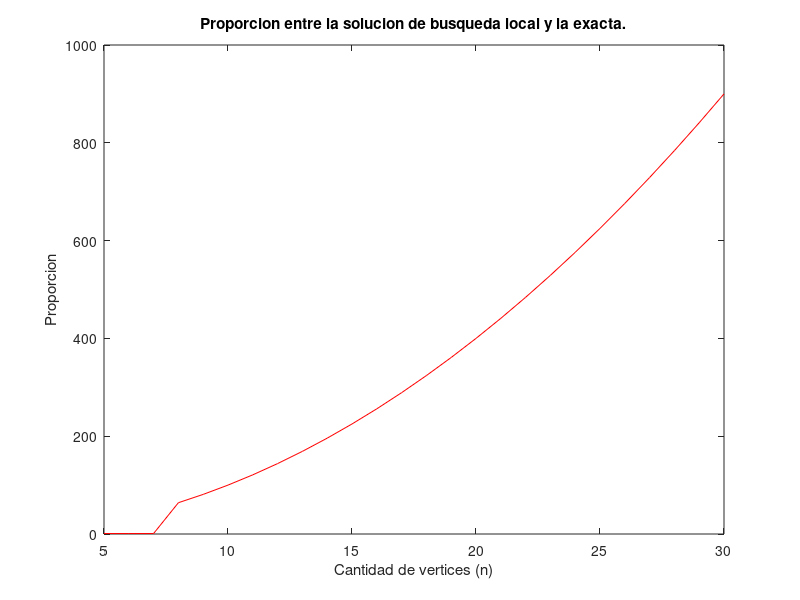
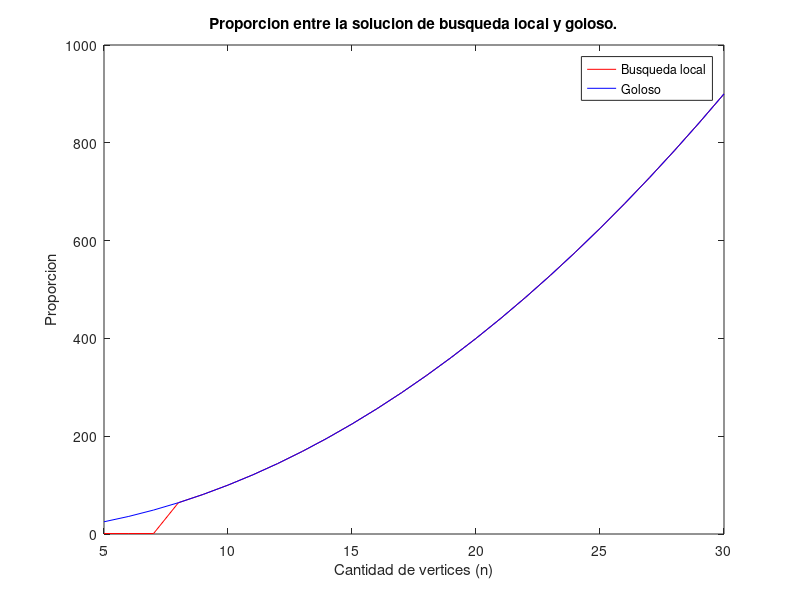

Source code (MATLAB) for these figures, in order:
function graficar_busq_local_proporcion()

  close all;

    datos_goloso = [5 25
6 36
7 49
8 64
9 81
10 100
11 121
12 144
13 169
14 196
15 225
16 256
17 289
18 324
19 361
20 400
21 441
22 484
23 529
24 576
25 625
26 676
27 729
28 784
29 841
30 900];
  
  datos = [5 1
6 1
7 1
8 64
9 81
10 100
11 121
12 144
13 169
14 196
15 225
16 256
17 289
18 324
19 361
20 400
21 441
22 484
23 529
24 576
25 625
26 676
27 729
28 784
29 841
30 900];


  figure;
  plot(datos(:,1), datos(:,2), 'r');
  hold on;
  title('Proporcion entre la solucion de busqueda local y la exacta.');
  xlabel('Cantidad de vertices (n)');
  ylabel('Proporcion');
  saveas(gca, ['../graficos/busq_local_proporcion.eps'],'epsc');
  
  
  figure;
  plot(datos(:,1), datos(:,2), 'r');
  hold on;
  plot(datos_goloso(:,1), datos_goloso(:,2), 'b');
  title('Proporcion entre la solucion de busqueda local y goloso.');
  hleg = legend({'Busqueda local', 'Goloso'});
  xlabel('Cantidad de vertices (n)');
  ylabel('Proporcion');
  saveas(gca, ['../graficos/busq_local_proporcion_comparacion.eps'],'epsc');
  
  
end